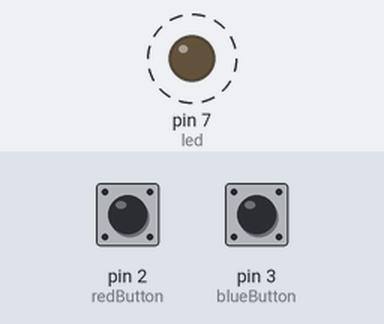
Bench run of a sketch on a simulated Arduino Uno, built with avr-gcc and run on an emulated ATmega328P. Parts: output pins drawn as LEDs (lit = HIGH). Dashed ring = blinking. Inputs (shaded band) come from the test bench; at power-on: pin 2 (redButton) LOW, pin 3 (blueButton) LOW. What the sketch prints to the serial monitor is not drawn.

Above: at 1.2 s.
1.3 s: pin 2 (redButton) pulled HIGH for 0.15 s
Timing chart, 0 to 10.3 s (numbered marks = the images above; inputs shaded):
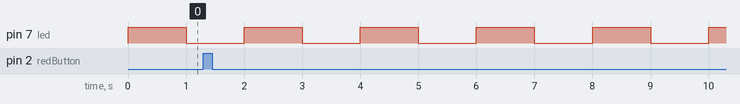

Measured:
- by itself, pin 7 (led): alternates HIGH for 1.0 s and LOW for 1.0 s

The sketch:

Task3.ino
```cpp
// DFDP1100-1 17H Digitale systemer og programmering | Lab 8, Oppgave 3:
const int led = 7;
const int redButton = 2;
const int blueButton = 3;
volatile int ledBlink = 1000;

void setup(){
  pinMode(led, OUTPUT);
  pinMode(redButton, INPUT);
  pinMode(blueButton, INPUT);

  attachInterrupt(digitalPinToInterrupt(redButton), increaseDelay, RISING);
  attachInterrupt(digitalPinToInterrupt(blueButton), decreaseDelay, RISING);
  Serial.begin(9600);
}

void loop(){
  digitalWrite(led, HIGH);
  delay(ledBlink);
  digitalWrite(led, LOW);
  delay(ledBlink);

  Serial.print("Delay: ");
  Serial.println(ledBlink);
}

void increaseDelay(){
  if(ledBlink > 0 && ledBlink < 1000){
    ledBlink = ledBlink + 100;
  }
  else{
    Serial.println("Max delay er 1000. Trykk på den blå knappen!");
  }
}

void decreaseDelay(){
  if(ledBlink >= 200){
    ledBlink = ledBlink - 100;
  }
  else{
    Serial.println("Delay kan ikke være lavere 0. Trykk på den røde knappen!");
  }
}
```
